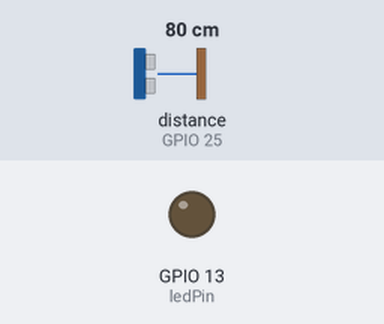
A sketch run on a simulated ESP32. On the bench: output pins drawn as LEDs (lit = HIGH). Wiring (inferred from the names in the program): ultrasonic range finder: trigger GPIO 26; echo GPIO 25. The inputs (shaded band) are chosen by the test bench; at power-on: distance to the obstacle (sensor on GPIO 25) 80 cm. The echo pulse lasts 58.3 µs per cm; WiFi joins after 1.5 s; servers stay silent unless stated; pins used as bus, display or sensor lines are not drawn; what the sketch prints to the serial monitor is not drawn.

Above: at 3.2 s.
3.3 s: distance to the obstacle (sensor on GPIO 25) set to 10 cm
5.2 s: distance to the obstacle (sensor on GPIO 25) set to 7 cm
At 6.7 s:
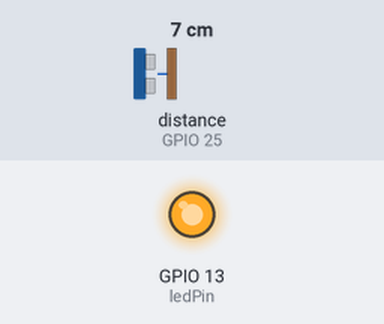
7.5 s: distance to the obstacle (sensor on GPIO 25) set to 9 cm
At 9.2 s:
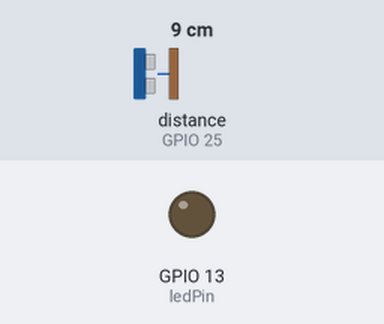
9.5 s: distance to the obstacle (sensor on GPIO 25) set to 2 cm
At 11.0 s:
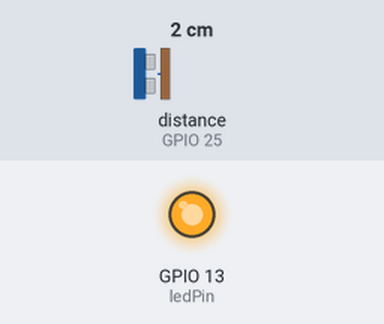
Timing chart, 0 to 12.5 s (numbered marks = the images above; inputs shaded):
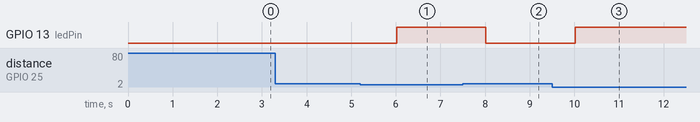

Measured:
- the behaviour switches between 9 and 8 cm on distance to the obstacle (sensor on GPIO 25) (found by bisection; images 0 and 1)
- after the input at 3.3 s, every drawn part: stays the same
- after the input at 5.2 s, GPIO 13 (ledPin): LOW → HIGH after 0.82 s
- after the input at 7.5 s, GPIO 13 (ledPin): HIGH → LOW after 0.52 s
- after the input at 9.5 s, GPIO 13 (ledPin): LOW → HIGH after 0.52 s

The sketch:

cliente_esp32_avanzado.ino
```cpp
#include "WiFi.h"
#include "AsyncUDP.h"
#include <ArduinoJson.h>

// Configuración WiFi
const char* ssid = "MiFibra-E917";
const char* password = "7z3Mm7Tk";

// Pines del sensor HC-SR04
const int trigPin = 26;
const int echoPin = 25;

// Pin del LED
const int ledPin = 13;

// Objetos globales
AsyncUDP udp;
StaticJsonDocument<200> jsonBuffer;

// Semáforo para proteger el acceso al sensor
SemaphoreHandle_t mutexSensor;

// Cola para comunicación entre tareas
QueueHandle_t colaDistancia;

// Handle para tareas FreeRTOS
TaskHandle_t taskEnviarDatos;
TaskHandle_t taskControlLED;

// Funciones para WiFi
void setupWiFi() {
    WiFi.mode(WIFI_STA);
    WiFi.begin(ssid, password);

    while (WiFi.status() != WL_CONNECTED) {
        Serial.println("Conectando a WiFi...");
        vTaskDelay(1000 / portTICK_PERIOD_MS);
    }

    Serial.print("Conectado a la IP: ");
    Serial.println(WiFi.localIP());
}

// Función para medir la distancia
long medirDistancia() {
    long duration, distance;
    digitalWrite(trigPin, LOW);
    ets_delay_us(2);
    digitalWrite(trigPin, HIGH);
    ets_delay_us(10);
    digitalWrite(trigPin, LOW);

    duration = pulseIn(echoPin, HIGH);
    distance = duration * 10 / 292 / 2;
    return distance;
}

// Tarea para enviar los datos por UDP
void tareaEnviarDatos(void* parameter) {
    for (;;) {
        long distance;
        xSemaphoreTake(mutexSensor, portMAX_DELAY);
        distance = medirDistancia();
        xSemaphoreGive(mutexSensor);

        jsonBuffer["Distancia"] = distance;
        jsonBuffer["Alerta"] = (distance < 8);

        char textoEnvio[200];
        serializeJson(jsonBuffer, textoEnvio);
        udp.broadcastTo(textoEnvio, 1234);

        // Enviar distancia a la cola
        xQueueSend(colaDistancia, &distance, portMAX_DELAY);

        vTaskDelay(1000 / portTICK_PERIOD_MS);
    }
}

// Tarea para controlar el LED
void tareaControlLED(void* parameter) {
    for (;;) {
        long distance;

        // Recibir distancia desde la cola
        if (xQueueReceive(colaDistancia, &distance, portMAX_DELAY)) {
            if (distance < 8) {
                digitalWrite(ledPin, HIGH);
            } else {
                digitalWrite(ledPin, LOW);
            }
        }
        vTaskDelay(50 / portTICK_PERIOD_MS); // Verificar cada 50 ms
    }
}

void setup() {
    Serial.begin(115200);

    // Configuración de pines
    pinMode(trigPin, OUTPUT);
    pinMode(echoPin, INPUT);
    pinMode(ledPin, OUTPUT);

    // Conexión WiFi
    setupWiFi();

    // Inicializar mutex
    mutexSensor = xSemaphoreCreateMutex();

    // Inicializar cola
    colaDistancia = xQueueCreate(5, sizeof(long));

    // Inicializar tareas
    xTaskCreatePinnedToCore(tareaEnviarDatos, "Enviar Datos", 4096, NULL, 1, &taskEnviarDatos, 1);
    xTaskCreatePinnedToCore(tareaControlLED, "Controlar LED", 1024, NULL, 1, &taskControlLED, 1);
}

void loop() {

    vTaskDelay(1000 / portTICK_PERIOD_MS);
}
```
